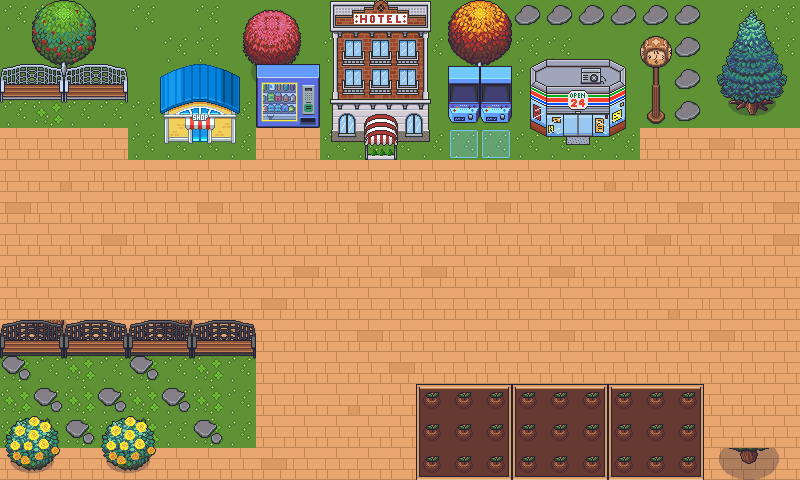

This game map was drawn from its Tiled (.tmx) file and the tilesets committed beside it. A one-line description and the trimmed map source follow:
An orthogonal 25x15 tile map with 32x32 px tiles, 6 tile layers (GrassAndTitle, Tree, Rock, Chair, ...), 3 tilesets.

<map version="1.8" tiledversion="1.8.5" orientation="orthogonal" renderorder="right-down" width="25" height="15" tilewidth="32" tileheight="32" infinite="0" nextlayerid="7" nextobjectid="1">
 <tileset firstgid="1" source="BackgroundPark.tsx" />
 <tileset firstgid="625" source="BackgrounPark2.tsx" />
 <tileset firstgid="846" source="ImageIcon3.tsx" />
 <layer id="1" name="GrassAndTitle" width="25" height="15">
  <data>[375 cells, 375 non-empty, 7 distinct tile ids]</data>
 </layer>
 <layer id="2" name="Tree" width="25" height="15">
  <data>[375 cells, 77 non-empty, 52 distinct tile ids]</data>
 </layer>
 <layer id="6" name="Rock" width="25" height="15">
  <data>[375 cells, 16 non-empty, 2 distinct tile ids]</data>
 </layer>
 <layer id="4" name="Chair" width="25" height="15">
  <data>[375 cells, 24 non-empty, 8 distinct tile ids]</data>
 </layer>
 <layer id="5" name="Light" width="25" height="15">
  <data>[375 cells, 3 non-empty, 3 distinct tile ids]</data>
 </layer>
 <layer id="3" name="House" width="25" height="15">
  <data>[375 cells, 62 non-empty, 58 distinct tile ids]</data>
 </layer>
</map>
